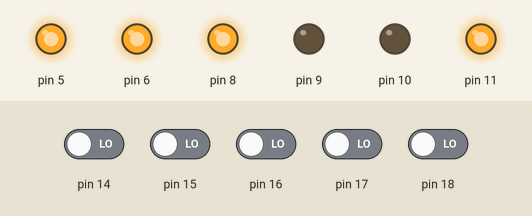
This sketch was run on a simulated Arduino Uno, built with avr-gcc and run on an emulated ATmega328P. Shown: output pins drawn as LEDs (lit = HIGH). The inputs (shaded band) are chosen by the test bench; at power-on: pin 14–18 LOW. What the sketch prints to the serial monitor is not drawn.

Above: at 1.2 s.
1.3 s: pin 14 driven HIGH
At 1.45 s:
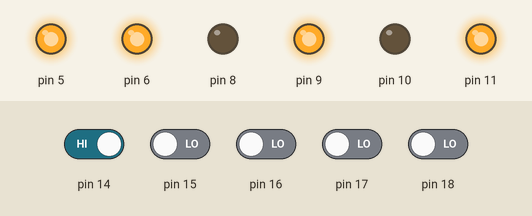
4.3 s: pin 18 driven HIGH
At 4.9 s:
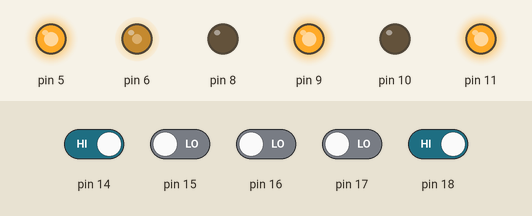
5.8 s: pin 14 driven LOW
At 7.0 s:
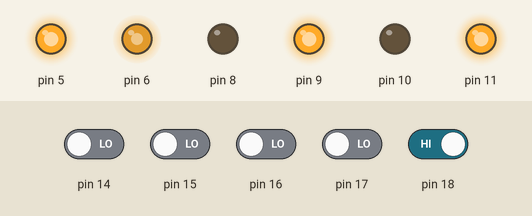
Timing chart, 0 to 6.3 s (numbered marks = the images above; inputs shaded):
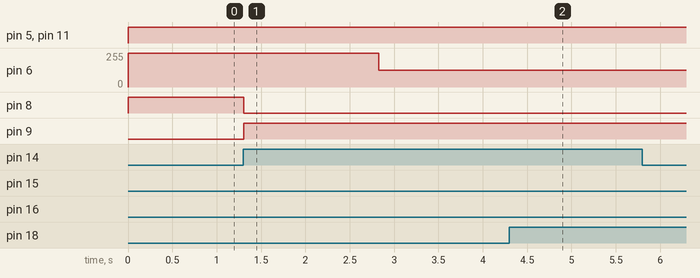

Measured:
- after the input at 1.3 s, pin 6: 255/255 → 125/255 after 1.5 s; pin 8: HIGH → LOW at once; pin 9: LOW → HIGH at once
- after the input at 4.3 s, pin 5: stays HIGH (without the input it goes to HIGH after 0.76 s); pin 6: stays 125/255 (without the input it goes to 255/255 after 0.76 s)

The sketch:

Motor_testing.ino
```cpp
#include <Arduino.h>
#include <avr/io.h>

unsigned long count;
uint8_t sensor[5];
char Case;

float activeSensor = 0; // Count active sensors
float totalSensor = 0; // Total sensor readings
float avgSensor = 1.5; // Average sensor reading

float Kp = 66;
float Ki = 0.05;
float Kd = 2;

float error = 0;
float previousError = 0;
float totalError = 0;

float power = 0;


void delay_ms (uint16_t millisecond) {
  unsigned long sec;
  sec = ((16000000/12)/1000)*millisecond;
  for (count = 0; count < sec; count ++);
}

void setPWM_leftmotor (uint8_t PWM6){
  TCCR0A = 0b10000011;
  TCCR0B = 0b00000001;
  OCR0A = PWM6;
}

void setPWM_rightmotor (uint8_t PWM5){
  TCCR0A = 0b00100011;
  TCCR0B = 0b00000001;
  OCR0B = PWM5;
}

void Forward (){
  PORTB = 0b00001010;
}

void Backward (){
  PORTB = 0b00000101;
}

void Stop (){
  PORTB = 0b00000000;
}

void TurnLeft (){
  PORTB = 0b00000110;
}

void TurnRight (){
  PORTB = 0b00001001;
}

void TestCodeMotor (){
  // BASIC MOVING FUNCTION AND PWM TESTING
  Forward ();
  Serial.println ("Forward");
  delay_ms (5000);

  Backward ();
  Serial.println ("Backward");
  delay_ms (1000);

  TurnLeft ();
  Serial.println ("Left");
  delay_ms (300);

  Forward ();
  Serial.println ("Forward");
  delay_ms (5000);

  TurnRight ();
  Serial.println ("Right");
  delay_ms (300);

  Forward ();
  Serial.println ("Forward");
  delay_ms (5000);

  Stop ();
  Serial.println ("Stop");
  delay_ms (1000);

  for (int a = 0; a <= 255; a+=5){
    setPWM_leftmotor (a);
    Forward ();
    Serial.println ("PWM Left");
    delay_ms (100);
  }

  for (int a = 0; a <= 255; a+=5){
    setPWM_rightmotor (a);
    Backward ();
    Serial.println ("PWM Right");
    delay_ms (100);
  }
}

void ReadSensors (){
  // Sensor 0
    if (PINC & (1<<0)){
      sensor[0] = 1;
    }else{
      sensor[0] = 0;}

// Sensor 1
    if (PINC & (1<<1)){
      sensor[1] = 1;
    }else{
      sensor[1] = 0;}

// Sensor 2
    if (PINC & (1<<2)){
      sensor[2] = 1;
    }else{
      sensor[2] = 0;}

// Sensor 3
    if (PINC & (1<<3)){
      sensor[3] = 1;
    }else{
      sensor[3] = 0;}


// Sensor 4
    if (PINC & (1<<4)){
      sensor[4] = 1;
    }else{
      sensor[4] = 0;}

     //Print in the serial monitor
    Serial.print (sensor[0]);
    Serial.print ("   ");
    Serial.print (sensor[1]);
    Serial.print ("   ");
    Serial.print (sensor[2]);
    Serial.print ("   ");
    Serial.print (sensor[3]);
    Serial.print ("   ");
    Serial.print (sensor[4]);
    Serial.print ("   ");
}

void SensorsCondition (){
    ReadSensors ();
  // STRAIGHT
    if ((sensor[0]==0 && sensor[1]==0 && sensor[2]==1 && sensor[3]==0 && sensor[4]==0)
    || (sensor[0]==0 && sensor[1]==0 && sensor[2]==0 && sensor[3]==1 && sensor[4]==0)
    || (sensor[0]==0 && sensor[1]==0 && sensor[2]==1 && sensor[3]==1 && sensor[4]==0)
    || (sensor[0]==0 && sensor[1]==0 && sensor[2]==0 && sensor[3]==1 && sensor[4]==1)
    || (sensor[0]==0 && sensor[1]==0 && sensor[2]==0 && sensor[3]==0 && sensor[4]==1)
    || (sensor[0]==0 && sensor[1]==1 && sensor[2]==0 && sensor[3]==0 && sensor[4]==0)
    || (sensor[0]==0 && sensor[1]==1 && sensor[2]==1 && sensor[3]==0 && sensor[4]==0)
    || (sensor[0]==1 && sensor[1]==1 && sensor[2]==0 && sensor[3]==0 && sensor[4]==0)
    || (sensor[0]==1 && sensor[1]==0 && sensor[2]==0 && sensor[3]==0 && sensor[4]==0)) {


      Case = 'S'; // Straight 00100
      //Serial.println ("Straight");
    }
// CALIBRATE RIGHT
//    else if ((sensor[0]==0 && sensor[1]==1 && sensor[2]==0 && sensor[3]==0 && sensor[4]==0)
//          || (sensor[0]==0 && sensor[1]==1 && sensor[2]==1 && sensor[3]==0 && sensor[4]==0)
//          || (sensor[0]==1 && sensor[1]==1 && sensor[2]==0 && sensor[3]==0 && sensor[4]==0)
//          || (sensor[0]==1 && sensor[1]==0 && sensor[2]==0 && sensor[3]==0 && sensor[4]==0)) {
//      Case = 'r';
//      //Serial.println("Calibrate right");
//    }

// TURN RIGHT
//    else if ((sensor[0]==0 && sensor[1]==0 && sensor[2]==1 && sensor[3]==1 && sensor[4]==1)
//          || (sensor[0]==0 && sensor[1]==1 && sensor[2]==1 && sensor[3]==1 && sensor[4]==1)) {
//      Case = 'R'; // Turn Right 00111
//                  //            01111
//      //Serial.println ("Right");
//    }

// CALIBRATE LEFT
//    else if ((sensor[0]==0 && sensor[1]==0 && sensor[2]==0 && sensor[3]==1 && sensor[4]==0)
//          || (sensor[0]==0 && sensor[1]==0 && sensor[2]==1 && sensor[3]==1 && sensor[4]==0)
//          || (sensor[0]==0 && sensor[1]==0 && sensor[2]==0 && sensor[3]==1 && sensor[4]==1)
//          || (sensor[0]==0 && sensor[1]==0 && sensor[2]==0 && sensor[3]==0 && sensor[4]==1)) {
//      Case = 'l';
//      //Serial.println("Calibrate left");
//    }

// TURN LEFT
//    else if ((sensor[0]==1 && sensor[1]==1 && sensor[2]==1 && sensor[3]==0 && sensor[4]==0)
//          || (sensor[0]==1 && sensor[1]==1 && sensor[2]==1 && sensor[3]==1 && sensor[4]==0)) {
//      Case = 'L'; // Turn Left 11100
//                  //           11110
//      //Serial.println ("Left");
//    }

// DEADEND
    else if (sensor[0]==0 && sensor[1]==0 && sensor[2]==0 && sensor[3]==0 && sensor[4]==0){
      Case = 'D'; // Dead End 00000
      //Serial.println ("DeadEnd");
    }

// FINISH
    else if(sensor[0]==1 && sensor[1]==1 && sensor[2]==1 && sensor[3]==1 && sensor[4]==1){
      Case = 'F'; // Finish 11111
      //Serial.println ("Finish");
    }
}

void RunCase (){
   SensorsCondition ();
   switch (Case){

      case 'S': // Straight
        Forward ();
        PID_program();
        Serial.println ("Straight");
        break;

//      case 'R': // Right
//        setPWM_leftmotor (255);
//        setPWM_rightmotor (255);
//        TurnRight ();
//        Serial.println ("TurnRight");
//        break;

//      case 'r': // Cali right
//        Serial.println ("Cali right");
//        Forward();
//        PID_program();
//        break;

//      case 'L': // Left
//        setPWM_leftmotor (255);
//        setPWM_rightmotor (255);
//        TurnLeft ();
//        Serial.println ("TurnLeft");
//        break;

//      case 'l': // Cali left
//        Serial.println ("Cali left");
//        Forward();
//        PID_program();
//        break;

      case 'D': // Deadend
        setPWM_leftmotor (255);
        setPWM_rightmotor (255);
        TurnRight ();
        Serial.println ("DeadEnd");
        break;

      case 'F': // Finish
        Stop ();
        Serial.println ("Finish");
        break;
      //case 'P':

      default:
        Stop ();
        Serial.println ("Errors");
        break;
    }
}

void setup() {
//  DDRD |= (1<<5) | (1<<6);
  Serial.begin (115200);
  DDRD = 0b01100000;
  DDRB = 0b00001111;
  DDRC = 0b00000000;
  PORTD = 0b01100000;
}

void loop() {
    //TestCodeMotor ();
    RunCase ();
}
void PID_program()
{
    Error();

    previousError = error; // save previous error for differential

    totalError += error; // Accumulate error for integral

    power = (Kp*error) + (Kd*(error-previousError)) + (Ki*totalError);

    if( power>255 ) { power = 255.0; }
    if( power<-255.0 ) { power = -255.0; }

    if(power<0) // Turn left
    {
      setPWM_rightmotor(200);
      setPWM_leftmotor(190 - abs(int(power)));
    }

    else // Turn right
    {
      setPWM_rightmotor(200 - int(power));
      setPWM_leftmotor(190);
    }

}
void Error() {
  for(int i=0; i<=4; i++)
    {
      if(sensor[i]==1) {
        activeSensor+=1;
        }
      totalSensor += sensor[i] * (i+1);
    }

    avgSensor = totalSensor/activeSensor;
    error = (avgSensor - 3);
    activeSensor = 0; totalSensor = 0;
}
```
